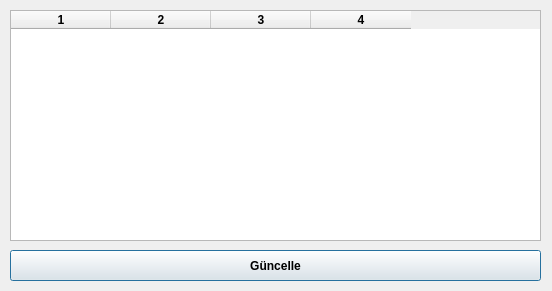
<?xml version="1.0" encoding="UTF-8"?>
<ui version="4.0">
 <class>mevcutmusteri</class>
 <widget class="QDialog" name="mevcutmusteri">
  <property name="enabled">
   <bool>true</bool>
  </property>
  <property name="geometry">
   <rect>
    <x>0</x>
    <y>0</y>
    <width>552</width>
    <height>291</height>
   </rect>
  </property>
  <property name="minimumSize">
   <size>
    <width>552</width>
    <height>291</height>
   </size>
  </property>
  <property name="maximumSize">
   <size>
    <width>552</width>
    <height>291</height>
   </size>
  </property>
  <property name="windowTitle">
   <string>Mevcut Müşteriler</string>
  </property>
  <property name="windowIcon">
   <iconset resource="../images.qrc">
    <normaloff>:/icons/win_icon.png</normaloff>:/icons/win_icon.png</iconset>
  </property>
  <widget class="QTableWidget" name="tableWidget">
   <property name="geometry">
    <rect>
     <x>10</x>
     <y>10</y>
     <width>531</width>
     <height>231</height>
    </rect>
   </property>
   <property name="font">
    <font>
     <weight>75</weight>
     <bold>true</bold>
    </font>
   </property>
   <property name="lineWidth">
    <number>1</number>
   </property>
   <property name="autoScrollMargin">
    <number>16</number>
   </property>
   <property name="editTriggers">
    <set>QAbstractItemView::NoEditTriggers</set>
   </property>
   <property name="alternatingRowColors">
    <bool>true</bool>
   </property>
   <property name="selectionMode">
    <enum>QAbstractItemView::SingleSelection</enum>
   </property>
   <property name="selectionBehavior">
    <enum>QAbstractItemView::SelectRows</enum>
   </property>
   <property name="columnCount">
    <number>4</number>
   </property>
   <column/>
   <column/>
   <column/>
   <column/>
  </widget>
  <widget class="QPushButton" name="pushButton">
   <property name="geometry">
    <rect>
     <x>10</x>
     <y>250</y>
     <width>531</width>
     <height>31</height>
    </rect>
   </property>
   <property name="font">
    <font>
     <weight>75</weight>
     <bold>true</bold>
    </font>
   </property>
   <property name="text">
    <string>Güncelle</string>
   </property>
  </widget>
 </widget>
 <resources>
  <include location="../images.qrc"/>
 </resources>
 <connections/>
</ui>
